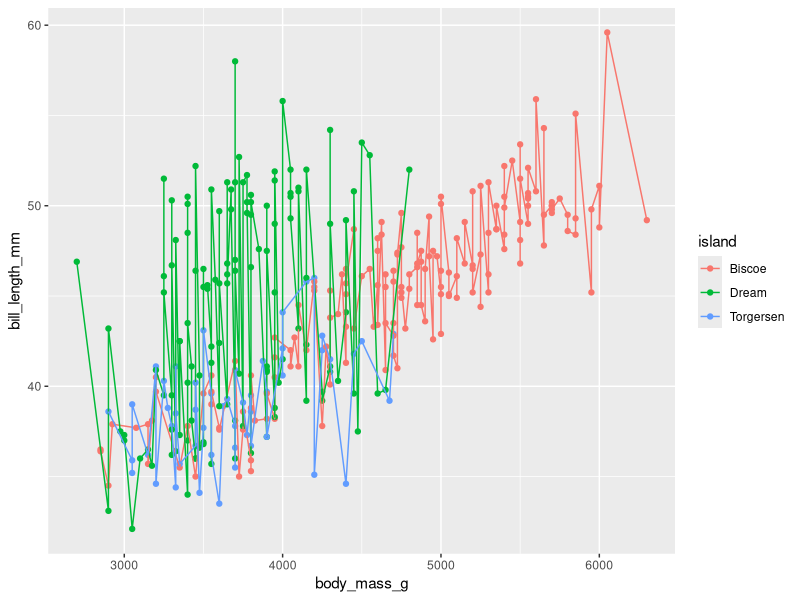

R code for this plot: (Note: this script raises an error after producing the figure.)
library(tidyverse)
library(palmerpenguins)

pingvin_data <- penguins

island_plot <- ggplot(data = pingvin_data, aes(x = body_mass_g, y = bill_length_mm, colour = island)) +
  geom_point() +
  geom_line()

species_plot_correct <- ggplot(data = pingvin_data, aes(x = body_mass_g, y = bill_length_mm, colour = species)) +
         geom_point() +
  geom_line()

island_plot
species_plot

